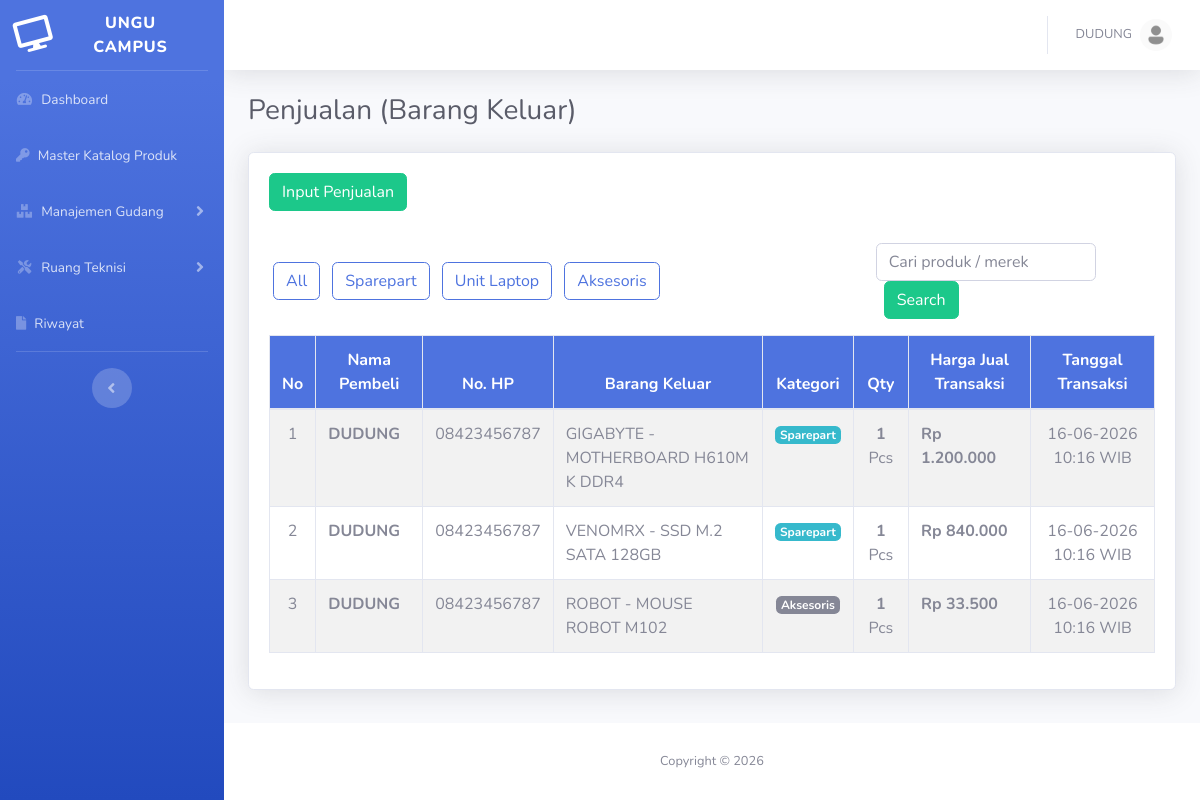
/views/penjualan/penjualan_tampil.php (signed in), run on the app's committed database.
### tables this page shows
CREATE TABLE `tabel_menu` (
  `id_menu` int(11) NOT NULL,
  `nama_menu` varchar(50) NOT NULL,
  `link` varchar(100) NOT NULL,
  `icon` varchar(50) DEFAULT NULL,
  `parent_id` int(11) DEFAULT 0,
  `urutan` int(11) NOT NULL
);

CREATE TABLE `tabel_kategori` (
  `id_kategori` int(11) NOT NULL,
  `nama_kategori` varchar(100) NOT NULL
);

CREATE TABLE `tabel_keluar` (
  `id_keluar` int(11) NOT NULL,
  `tanggal_keluar` timestamp NOT NULL DEFAULT current_timestamp(),
  `nama_pembeli` varchar(100) NOT NULL,
  `no_hp` varchar(20) DEFAULT '-',
  `total_bayar` int(11) NOT NULL,
  `qty` int(11) NOT NULL DEFAULT 1,
  `id_barang` int(11) NOT NULL
);

CREATE TABLE `master_katalog` (
  `id_katalog` int(11) NOT NULL,
  `nama_produk` varchar(100) NOT NULL,
  `merek` varchar(50) NOT NULL,
  `jenis` varchar(50) NOT NULL,
  `tanggal` timestamp NOT NULL DEFAULT current_timestamp(),
  `stok` int(11) NOT NULL,
  `id_kategori` int(11) DEFAULT NULL
);

### proses/tampil_produk.php (called while the page is built, shortened)
<?php
require_once __DIR__ . '/../Config/koneksi.php';
function getKategoriData()
{
    global $koneksi;
    $query = "SELECT * FROM tabel_kategori";
    $tampil = mysqli_query($koneksi, $query);
    return $tampil;
}
function getPenjualan() {
    global $koneksi;
    $query = "SELECT
                tk.id_keluar,
                tk.nama_pembeli,
                tk.no_hp,
                tk.total_bayar,
                tk.tanggal_keluar,
                tk.qty AS qty,
                k.nama_produk,
                k.merek,
                kat.nama_kategori
              FROM tabel_keluar tk
              INNER JOIN tabel_barang b ON tk.id_barang = b.id_barang
              INNER JOIN master_katalog k ON b.id_katalog = k.id_katalog
              INNER JOIN tabel_kategori kat ON k.id_kategori = kat.id_kategori
              ORDER BY tk.tanggal_keluar DESC";
    return mysqli_query($koneksi, $query);
}

### Views/Penjualan/penjualan_tampil.php (the view, shortened to what this page needs)
<?php
require_once '../../Config/koneksi.php';
include('../../layouts/header.php');
include('../../layouts/sidebar.php');
include('../../layouts/topbar.php');
require_once '../../proses/tampil_produk.php';
require_once '../../proses/filter_produk.php';
$kategori_db = getKategoriData();
if (isset($_GET['id_kategori'])) {
    $tampil = filterPenjualan($_GET['id_kategori']);
} elseif (isset($_GET['search']) && !empty($_GET['input'])) {
    $tampil = cariItemsPenjualan($_GET['input']);
} else {
    $tampil = getPenjualan();
}
?>
<div class="container-fluid">
    <h1 class="h3 mb-4 text-gray-800"> Penjualan (Barang Keluar)</h1>
    <div class="card shadow mb-4">
        <div class="card-body">
            <button class="h3 btn btn-success mb-3" data-toggle="modal" data-target="#addPenjualanModal">
                Input Penjualan
            </button>
            <div class="row align-items-center my-3">
                <div class="col-md-8">
                    <a href="?" class="btn btn-outline-primary mx-1">All</a>
                    <?php foreach ($kategori_db as $kt) : ?>
                        <a href="?id_kategori=<?= $kt['id_kategori']; ?>" class="btn btn-outline-primary mx-1">
                            <?= $kt['nama_kategori']; ?>
                        </a>
                    <?php endforeach; ?>
                </div>
                <div class="col-md-4">
                    <form class="form-inline float-right">
                        <input type="text" name="input" class="form-control" placeholder="Cari produk / merek" value="<?= isset($_GET['input']) ? htmlspecialchars($_GET['input']) : ''; ?>">
                        <button type="submit" name="search" class="btn btn-success mx-2">Search</button>
                    </form>
                </div>
            </div>
            <div class="table-responsive">
                <table id="dataTable" class="table table-striped table-bordered nowrap" style="width:100%">
                    <thead>
                        <tr class="bg-primary text-white">
                            <th class="text-center">No</th>
                            <th class="text-center">Nama Pembeli</th>
                            <th class="text-center">No. HP</th>
                            <th class="text-center">Barang Keluar</th>
                            <th class="text-center">Kategori</th>
                            <th class="text-center">Qty</th>
                            <th class="text-center">Harga Jual Transaksi</th>
                            <th class="text-center">Tanggal Transaksi</th>
                        </tr>
                    </thead>
                    <tbody>
                        <?php
                        $i = 1;
                        while ($data = mysqli_fetch_array($tampil)) :
                        ?>
                            <tr>
                                <td class="text-center"><?= $i++; ?></td>
                                <td style="text-transform:uppercase">
                                    <strong><?= $data['nama_pembeli']; ?></strong>
                                </td>
                                <td><?= $data['no_hp']; ?></td>
                                <td style="text-transform:uppercase">
                                    <?= $data['merek'] . ' - ' . $data['nama_produk']; ?>
                                </td>
                                <td class="text-center">
                                    <span class="badge <?= ($data['nama_kategori'] == 'Unit Laptop') ? 'badge-success' : (($data['nama_kategori'] == 'Aksesoris') ? 'badge-secondary' : 'badge-info'); ?>">
                                        <?= $data['nama_kategori']; ?>
                                    </span>
                                </td>
                                <td class="text-center">
                                    <strong><?= $data['qty']; ?></strong> Pcs
                                </td>
                                <td>
                                    <strong>Rp <?= number_format($data['total_bayar'], 0, ',', '.'); ?></strong>
                                </td>
                                <td class="text-center">
                                    <?= date('d-m-Y H:i', strtotime($data['tanggal_keluar'])); ?> WIB
                                </td>
                            </tr>
                        <?php endwhile; ?>
                    </tbody>
                </table>
            </div>
        </div>
    </div>
</div>
<?php include('../../layouts/footer.php'); ?>

### layouts/sidebar.php (shortened to what this page needs)
<ul class="navbar-nav bg-gradient-primary sidebar sidebar-dark accordion" id="accordionSidebar">
    <a class="sidebar-brand d-flex align-items-center justify-content-center" href="index.php">
        <div class="sidebar-brand-icon rotate-n-15">
            <i class="fas fa-desktop"></i>
        </div>
        <div class="sidebar-brand-text mx-4">Ungu Campus</div>
    </a>
    <hr class="sidebar-divider my-0">
    <?php
    global $koneksi;
    $request_uri = $_SERVER['SCRIPT_NAME'];
    $halaman_aktif = str_replace('/manajemen-stok/', '', $request_uri);
    $query_main = mysqli_query($koneksi, "SELECT * FROM tabel_menu WHERE parent_id = 0 ORDER BY urutan ASC");
    while ($main = mysqli_fetch_array($query_main)) :
        $id_main = $main['id_menu'];
        $query_sub = mysqli_query($koneksi, "SELECT * FROM tabel_menu WHERE parent_id = '$id_main' ORDER BY urutan ASC");
        $punya_sub = mysqli_num_rows($query_sub);
        if ($punya_sub == 0) :
            $menu_link = ltrim($main['link'], '/');
            $status_active = ($halaman_aktif == $menu_link) ? 'active' : '';
    ?>
            <li class="nav-item <?= $status_active; ?>">
                <a class="nav-link" href="/manajemen-stok/<?= $menu_link; ?>">
                    <i class="<?= $main['icon']; ?>"></i>
                    <span><?= $main['nama_menu']; ?></span>
                </a>
            </li>
    <?php
        else :
            $sub_links = [];
            while($sm = mysqli_fetch_array($query_sub)) {
                $sub_links[] = ltrim($sm['link'], '/');
            }
            $is_active = in_array($halaman_aktif, $sub_links) ? 'active' : '';
            $is_collapsed = in_array($halaman_aktif, $sub_links) ? '' : 'collapsed';
    ?>
            <li class="nav-item <?= $is_active; ?>">
                <a class="nav-link <?= $is_collapsed; ?>" href="#" data-toggle="collapse" data-target="#collapse<?= $id_main; ?>"
                    aria-expanded="<?= in_array($halaman_aktif, $sub_links) ? 'true' : 'false'; ?>" aria-controls="collapse<?= $id_main; ?>">
                    <i class="<?= $main['icon']; ?>"></i>
                    <span><?= $main['nama_menu']; ?></span>
                </a>
            </li>
    <?php
        endif;
    endwhile;
    ?>
    <hr class="sidebar-divider d-none d-md-block">
    <div class="text-center d-none d-md-inline">
        <button class="rounded-circle border-0" id="sidebarToggle"></button>
    </div>
</ul>
<div id="content-wrapper" class="d-flex flex-column">
    <div id="content">

### data on the page
tabel_menu: nama_menu "Dashboard"
tabel_menu: nama_menu "Master Katalog Produk"
tabel_menu: nama_menu "Manajemen Gudang"
tabel_menu: nama_menu "Ruang Teknisi"
tabel_menu: nama_menu "Riwayat"
tabel_kategori: nama_kategori "Sparepart"
tabel_kategori: nama_kategori "Unit Laptop"
tabel_kategori: nama_kategori "Aksesoris"
tabel_keluar: nama_pembeli "DUDUNG", no_hp "08423456787", master_katalog.merek "GIGABYTE", master_katalog.nama_produk "MOTHERBOARD H610M K DDR4", tabel_kategori.nama_kategori "Sparepart", qty "1", total_bayar "1.200.000", tanggal_keluar "16-06-2026 10:16"
tabel_keluar: nama_pembeli "DUDUNG", no_hp "08423456787", master_katalog.merek "VENOMRX", master_katalog.nama_produk "SSD M.2 SATA 128GB", tabel_kategori.nama_kategori "Sparepart", qty "1", total_bayar "840.000", tanggal_keluar "16-06-2026 10:16"
tabel_keluar: nama_pembeli "DUDUNG", no_hp "08423456787", master_katalog.merek "ROBOT", master_katalog.nama_produk "MOUSE ROBOT M102", tabel_kategori.nama_kategori "Aksesoris", qty "1", total_bayar "33.500", tanggal_keluar "16-06-2026 10:16"

### other printed values
$_SESSION['nama'] "DUDUNG"
